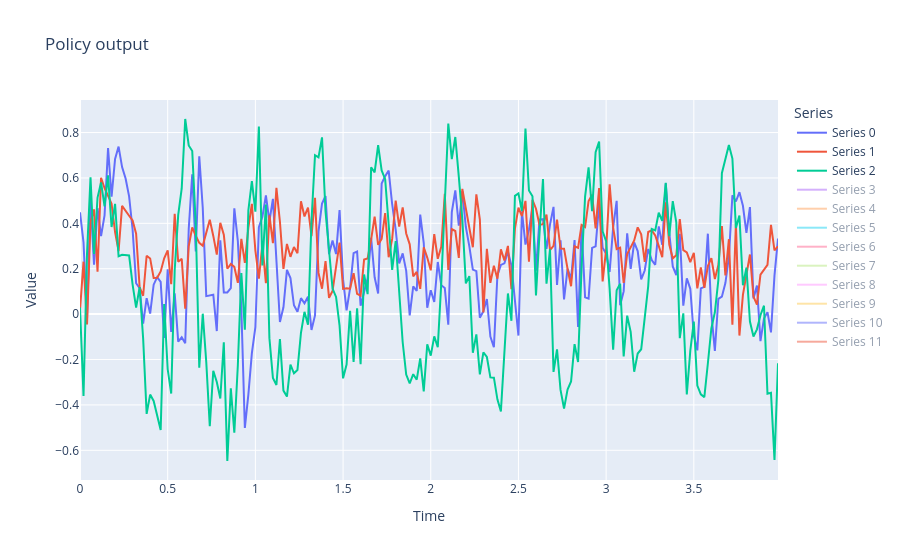

This figure's notebook cell:
### Code cell
import numpy as np
from pupperv3_mjx import plotting
plotting.plot_multi_series(data=np.array(ctrls), dt=0.02, display_axes=[0,1,2], title="Policy output")

### Figure 1 — Plotly figure (JSON) as saved in the notebook; plotly's stock layout.template omitted (floating-point values rounded to 4 significant figures; data arrays with more than 128 entries replaced by an {"elided": "..."} marker saying what was removed)
{"data": [{"mode": "lines", "name": "Series 0", "type": "scatter", "visible": true, "x": {"elided": "200 float values"}, "y": {"elided": "200 float values"}}, {"mode": "lines", "name": "Series 1", "type": "scatter", "visible": true, "x": {"elided": "200 float values"}, "y": {"elided": "200 float values"}}, {"mode": "lines", "name": "Series 2", "type": "scatter", "visible": true, "x": {"elided": "200 float values"}, "y": {"elided": "200 float values"}}, {"mode": "lines", "name": "Series 3", "type": "scatter", "visible": "legendonly", "x": {"elided": "200 float values"}, "y": {"elided": "200 float values"}}, {"mode": "lines", "name": "Series 4", "type": "scatter", "visible": "legendonly", "x": {"elided": "200 float values"}, "y": {"elided": "200 float values"}}, {"mode": "lines", "name": "Series 5", "type": "scatter", "visible": "legendonly", "x": {"elided": "200 float values"}, "y": {"elided": "200 float values"}}, {"mode": "lines", "name": "Series 6", "type": "scatter", "visible": "legendonly", "x": {"elided": "200 float values"}, "y": {"elided": "200 float values"}}, {"mode": "lines", "name": "Series 7", "type": "scatter", "visible": "legendonly", "x": {"elided": "200 float values"}, "y": {"elided": "200 float values"}}, {"mode": "lines", "name": "Series 8", "type": "scatter", "visible": "legendonly", "x": {"elided": "200 float values"}, "y": {"elided": "200 float values"}}, {"mode": "lines", "name": "Series 9", "type": "scatter", "visible": "legendonly", "x": {"elided": "200 float values"}, "y": {"elided": "200 float values"}}, {"mode": "lines", "name": "Series 10", "type": "scatter", "visible": "legendonly", "x": {"elided": "200 float values"}, "y": {"elided": "200 float values"}}, {"mode": "lines", "name": "Series 11", "type": "scatter", "visible": "legendonly", "x": {"elided": "200 float values"}, "y": {"elided": "200 float values"}}], "layout": {"legend": {"title": {"text": "Series"}}, "title": {"text": "Policy output"}, "xaxis": {"title": {"text": "Time"}}, "yaxis": {"title": {"text": "Value"}}}}
